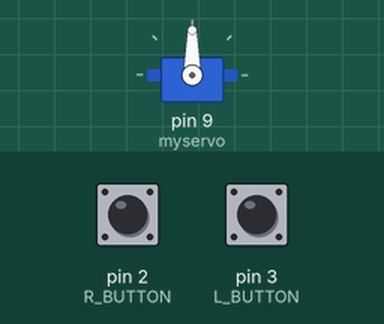
This sketch was run on a simulated Arduino Uno, built with avr-gcc and run on an emulated ATmega328P. Parts: servo. The test bench sets the inputs (shaded band); at power-on: pin 2 (R_BUTTON) LOW, pin 3 (L_BUTTON) LOW.

Above: at 1.2 s.
1.3 s: pin 2 (R_BUTTON) pulled HIGH for 0.15 s
At 2.5 s:
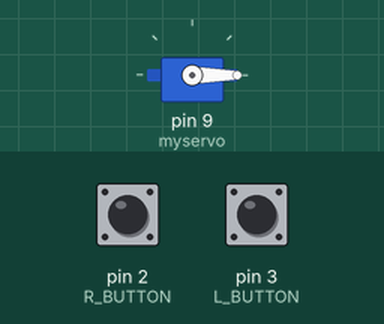
2.9 s: pin 3 (L_BUTTON) pulled HIGH for 0.15 s
At 3.9 s:
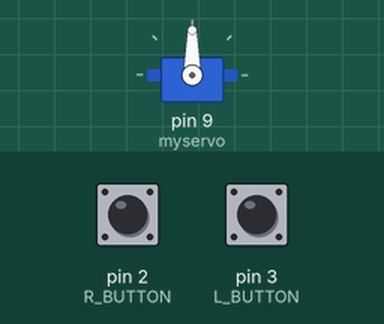
4.5 s: pin 2 (R_BUTTON) pulled HIGH for 1 s
At 5.1 s:
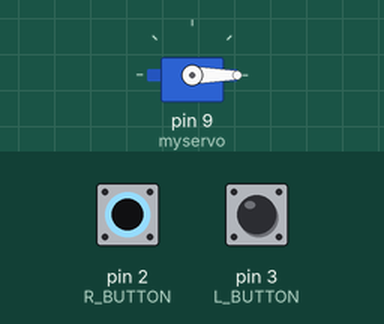
Timing chart, 0 to 7.5 s (numbered marks = the images above; inputs shaded):
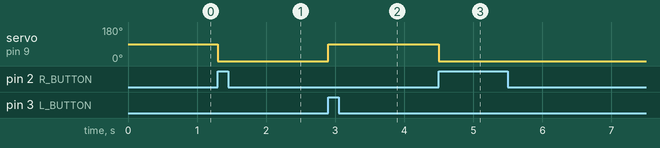

Measured:
- after the input at 1.3 s, servo on pin 9 (myservo): 90° → 0° at once
- after the input at 2.9 s, servo on pin 9 (myservo): 0° → 90° at once
- after the input at 4.5 s, servo on pin 9 (myservo): 90° → 0° at once

The sketch:

minseo_servo.ino
```cpp
#include <Servo.h>

#define L_BUTTON 3
#define R_BUTTON 2

Servo myservo;
int pos = 0;

void setup(){
pinMode(L_BUTTON,INPUT);
pinMode(R_BUTTON,INPUT);
myservo.attach(9);
}
void loop(){

  if(digitalRead(L_BUTTON) == HIGH){
    myservo.write(90);
  }
  if(digitalRead(R_BUTTON) == HIGH){
    myservo.write(0);
  }
}
```
